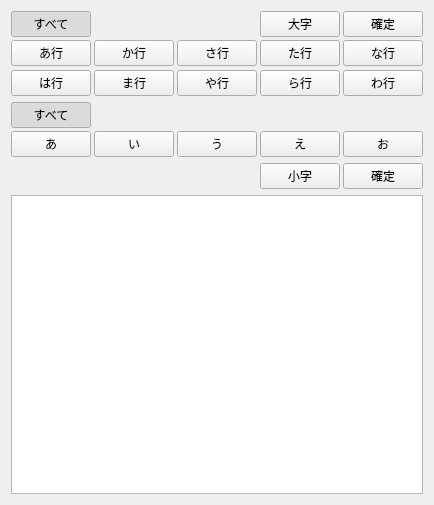
<?xml version="1.0" encoding="UTF-8"?>
<ui version="4.0">
 <class>SelectAzaDialogBase</class>
 <widget class="QDialog" name="SelectAzaDialogBase">
  <property name="geometry">
   <rect>
    <x>0</x>
    <y>0</y>
    <width>421</width>
    <height>505</height>
   </rect>
  </property>
  <property name="windowTitle">
   <string>所在検索</string>
  </property>
  <layout class="QVBoxLayout" name="verticalLayout" stretch="0,0,0,0">
   <item>
    <widget class="QFrame" name="frame_gyo">
     <layout class="QHBoxLayout" name="horizontalLayout_2">
      <property name="spacing">
       <number>3</number>
      </property>
      <property name="leftMargin">
       <number>0</number>
      </property>
      <property name="topMargin">
       <number>0</number>
      </property>
      <property name="rightMargin">
       <number>0</number>
      </property>
      <property name="bottomMargin">
       <number>0</number>
      </property>
      <item>
       <layout class="QVBoxLayout" name="verticalLayout_2">
        <item>
         <layout class="QHBoxLayout" name="horizontalLayout_4">
          <item>
           <widget class="QPushButton" name="button_gyo_all">
            <property name="text">
             <string>すべて</string>
            </property>
            <property name="checkable">
             <bool>true</bool>
            </property>
            <property name="checked">
             <bool>true</bool>
            </property>
            <property name="autoRepeat">
             <bool>false</bool>
            </property>
            <property name="autoExclusive">
             <bool>true</bool>
            </property>
            <property name="autoDefault">
             <bool>false</bool>
            </property>
           </widget>
          </item>
          <item>
           <spacer name="horizontalSpacer_3">
            <property name="orientation">
             <enum>Qt::Horizontal</enum>
            </property>
            <property name="sizeHint" stdset="0">
             <size>
              <width>40</width>
              <height>20</height>
             </size>
            </property>
           </spacer>
          </item>
          <item>
           <widget class="QPushButton" name="button_back">
            <property name="text">
             <string>大字</string>
            </property>
            <property name="autoDefault">
             <bool>false</bool>
            </property>
            <property name="default">
             <bool>false</bool>
            </property>
           </widget>
          </item>
          <item>
           <widget class="QPushButton" name="button_confirm">
            <property name="sizePolicy">
             <sizepolicy hsizetype="Minimum" vsizetype="Preferred">
              <horstretch>0</horstretch>
              <verstretch>0</verstretch>
             </sizepolicy>
            </property>
            <property name="text">
             <string>確定</string>
            </property>
            <property name="autoDefault">
             <bool>false</bool>
            </property>
            <property name="default">
             <bool>false</bool>
            </property>
           </widget>
          </item>
         </layout>
        </item>
        <item>
         <layout class="QHBoxLayout" name="horizontalLayout_5">
          <item>
           <widget class="QPushButton" name="button_gyo_a">
            <property name="font">
             <font>
              <pointsize>9</pointsize>
             </font>
            </property>
            <property name="text">
             <string>あ行</string>
            </property>
            <property name="iconSize">
             <size>
              <width>16</width>
              <height>16</height>
             </size>
            </property>
            <property name="checkable">
             <bool>true</bool>
            </property>
            <property name="checked">
             <bool>false</bool>
            </property>
            <property name="autoExclusive">
             <bool>true</bool>
            </property>
            <property name="autoDefault">
             <bool>false</bool>
            </property>
            <property name="default">
             <bool>false</bool>
            </property>
           </widget>
          </item>
          <item>
           <widget class="QPushButton" name="button_gyo_ka">
            <property name="text">
             <string>か行</string>
            </property>
            <property name="checkable">
             <bool>true</bool>
            </property>
            <property name="autoExclusive">
             <bool>true</bool>
            </property>
            <property name="autoDefault">
             <bool>false</bool>
            </property>
            <property name="default">
             <bool>false</bool>
            </property>
           </widget>
          </item>
          <item>
           <widget class="QPushButton" name="button_gyo_sa">
            <property name="text">
             <string>さ行</string>
            </property>
            <property name="checkable">
             <bool>true</bool>
            </property>
            <property name="autoExclusive">
             <bool>true</bool>
            </property>
            <property name="autoDefault">
             <bool>false</bool>
            </property>
            <property name="default">
             <bool>false</bool>
            </property>
           </widget>
          </item>
          <item>
           <widget class="QPushButton" name="button_gyo_ta">
            <property name="text">
             <string>た行</string>
            </property>
            <property name="checkable">
             <bool>true</bool>
            </property>
            <property name="autoExclusive">
             <bool>true</bool>
            </property>
            <property name="autoDefault">
             <bool>false</bool>
            </property>
            <property name="default">
             <bool>false</bool>
            </property>
           </widget>
          </item>
          <item>
           <widget class="QPushButton" name="button_gyo_na">
            <property name="text">
             <string>な行</string>
            </property>
            <property name="checkable">
             <bool>true</bool>
            </property>
            <property name="autoExclusive">
             <bool>true</bool>
            </property>
            <property name="autoDefault">
             <bool>false</bool>
            </property>
            <property name="default">
             <bool>false</bool>
            </property>
           </widget>
          </item>
         </layout>
        </item>
        <item>
         <layout class="QHBoxLayout" name="horizontalLayout_6">
          <property name="topMargin">
           <number>1</number>
          </property>
          <item>
           <widget class="QPushButton" name="button_gyo_ha">
            <property name="text">
             <string>は行</string>
            </property>
            <property name="checkable">
             <bool>true</bool>
            </property>
            <property name="autoExclusive">
             <bool>true</bool>
            </property>
            <property name="autoDefault">
             <bool>false</bool>
            </property>
            <property name="default">
             <bool>false</bool>
            </property>
           </widget>
          </item>
          <item>
           <widget class="QPushButton" name="button_gyo_ma">
            <property name="text">
             <string>ま行</string>
            </property>
            <property name="checkable">
             <bool>true</bool>
            </property>
            <property name="autoExclusive">
             <bool>true</bool>
            </property>
            <property name="autoDefault">
             <bool>false</bool>
            </property>
            <property name="default">
             <bool>false</bool>
            </property>
           </widget>
          </item>
          <item>
           <widget class="QPushButton" name="button_gyo_ya">
            <property name="text">
             <string>や行</string>
            </property>
            <property name="checkable">
             <bool>true</bool>
            </property>
            <property name="autoExclusive">
             <bool>true</bool>
            </property>
            <property name="autoDefault">
             <bool>false</bool>
            </property>
            <property name="default">
             <bool>false</bool>
            </property>
           </widget>
          </item>
          <item>
           <widget class="QPushButton" name="button_gyo_ra">
            <property name="text">
             <string>ら行</string>
            </property>
            <property name="checkable">
             <bool>true</bool>
            </property>
            <property name="autoExclusive">
             <bool>true</bool>
            </property>
            <property name="autoDefault">
             <bool>false</bool>
            </property>
            <property name="default">
             <bool>false</bool>
            </property>
           </widget>
          </item>
          <item>
           <widget class="QPushButton" name="button_gyo_wa">
            <property name="text">
             <string>わ行</string>
            </property>
            <property name="checkable">
             <bool>true</bool>
            </property>
            <property name="autoExclusive">
             <bool>true</bool>
            </property>
            <property name="autoDefault">
             <bool>false</bool>
            </property>
            <property name="default">
             <bool>false</bool>
            </property>
           </widget>
          </item>
         </layout>
        </item>
       </layout>
      </item>
     </layout>
    </widget>
   </item>
   <item>
    <widget class="QFrame" name="frame_dan">
     <layout class="QHBoxLayout" name="horizontalLayout_3">
      <property name="spacing">
       <number>3</number>
      </property>
      <property name="leftMargin">
       <number>0</number>
      </property>
      <property name="topMargin">
       <number>0</number>
      </property>
      <property name="rightMargin">
       <number>0</number>
      </property>
      <property name="bottomMargin">
       <number>0</number>
      </property>
      <item>
       <layout class="QVBoxLayout" name="verticalLayout_3">
        <item>
         <layout class="QHBoxLayout" name="horizontalLayout_7">
          <item>
           <widget class="QPushButton" name="button_dan_all">
            <property name="text">
             <string>すべて</string>
            </property>
            <property name="checkable">
             <bool>true</bool>
            </property>
            <property name="checked">
             <bool>true</bool>
            </property>
            <property name="autoExclusive">
             <bool>true</bool>
            </property>
            <property name="autoDefault">
             <bool>false</bool>
            </property>
           </widget>
          </item>
          <item>
           <spacer name="horizontalSpacer">
            <property name="orientation">
             <enum>Qt::Horizontal</enum>
            </property>
            <property name="sizeHint" stdset="0">
             <size>
              <width>40</width>
              <height>20</height>
             </size>
            </property>
           </spacer>
          </item>
         </layout>
        </item>
        <item>
         <layout class="QHBoxLayout" name="horizontalLayout">
          <item>
           <widget class="QPushButton" name="button_dan_a">
            <property name="text">
             <string>あ</string>
            </property>
            <property name="checkable">
             <bool>true</bool>
            </property>
            <property name="autoExclusive">
             <bool>true</bool>
            </property>
            <property name="autoDefault">
             <bool>false</bool>
            </property>
            <property name="default">
             <bool>false</bool>
            </property>
           </widget>
          </item>
          <item>
           <widget class="QPushButton" name="button_dan_i">
            <property name="text">
             <string>い</string>
            </property>
            <property name="checkable">
             <bool>true</bool>
            </property>
            <property name="autoExclusive">
             <bool>true</bool>
            </property>
            <property name="autoDefault">
             <bool>false</bool>
            </property>
            <property name="default">
             <bool>false</bool>
            </property>
           </widget>
          </item>
          <item>
           <widget class="QPushButton" name="button_dan_u">
            <property name="text">
             <string>う</string>
            </property>
            <property name="checkable">
             <bool>true</bool>
            </property>
            <property name="autoExclusive">
             <bool>true</bool>
            </property>
            <property name="autoDefault">
             <bool>false</bool>
            </property>
            <property name="default">
             <bool>false</bool>
            </property>
           </widget>
          </item>
          <item>
           <widget class="QPushButton" name="button_dan_e">
            <property name="text">
             <string>え</string>
            </property>
            <property name="checkable">
             <bool>true</bool>
            </property>
            <property name="autoExclusive">
             <bool>true</bool>
            </property>
            <property name="autoDefault">
             <bool>false</bool>
            </property>
            <property name="default">
             <bool>false</bool>
            </property>
           </widget>
          </item>
          <item>
           <widget class="QPushButton" name="button_dan_o">
            <property name="text">
             <string>お</string>
            </property>
            <property name="checkable">
             <bool>true</bool>
            </property>
            <property name="autoExclusive">
             <bool>true</bool>
            </property>
            <property name="autoDefault">
             <bool>false</bool>
            </property>
            <property name="default">
             <bool>false</bool>
            </property>
           </widget>
          </item>
         </layout>
        </item>
       </layout>
      </item>
     </layout>
    </widget>
   </item>
   <item>
    <widget class="QFrame" name="frame_gaiku">
     <property name="frameShape">
      <enum>QFrame::NoFrame</enum>
     </property>
     <property name="frameShadow">
      <enum>QFrame::Plain</enum>
     </property>
     <layout class="QHBoxLayout" name="horizontalLayout_8">
      <property name="spacing">
       <number>3</number>
      </property>
      <property name="leftMargin">
       <number>0</number>
      </property>
      <property name="topMargin">
       <number>0</number>
      </property>
      <property name="rightMargin">
       <number>0</number>
      </property>
      <property name="bottomMargin">
       <number>0</number>
      </property>
      <item>
       <spacer name="horizontalSpacer_2">
        <property name="orientation">
         <enum>Qt::Horizontal</enum>
        </property>
        <property name="sizeHint" stdset="0">
         <size>
          <width>242</width>
          <height>20</height>
         </size>
        </property>
       </spacer>
      </item>
      <item>
       <widget class="QPushButton" name="button_back_gaiku">
        <property name="text">
         <string>小字</string>
        </property>
        <property name="autoDefault">
         <bool>false</bool>
        </property>
        <property name="default">
         <bool>false</bool>
        </property>
       </widget>
      </item>
      <item>
       <widget class="QPushButton" name="button_confirm_gaiku">
        <property name="sizePolicy">
         <sizepolicy hsizetype="Minimum" vsizetype="Preferred">
          <horstretch>0</horstretch>
          <verstretch>0</verstretch>
         </sizepolicy>
        </property>
        <property name="text">
         <string>確定</string>
        </property>
        <property name="autoDefault">
         <bool>false</bool>
        </property>
        <property name="default">
         <bool>false</bool>
        </property>
       </widget>
      </item>
     </layout>
    </widget>
   </item>
   <item>
    <widget class="QTableView" name="tableView">
     <property name="horizontalScrollBarPolicy">
      <enum>Qt::ScrollBarAlwaysOff</enum>
     </property>
    </widget>
   </item>
  </layout>
 </widget>
 <tabstops>
  <tabstop>tableView</tabstop>
  <tabstop>button_gyo_all</tabstop>
  <tabstop>button_back</tabstop>
  <tabstop>button_confirm</tabstop>
  <tabstop>button_gyo_a</tabstop>
  <tabstop>button_gyo_ka</tabstop>
  <tabstop>button_gyo_sa</tabstop>
  <tabstop>button_gyo_ta</tabstop>
  <tabstop>button_gyo_na</tabstop>
  <tabstop>button_gyo_ha</tabstop>
  <tabstop>button_gyo_ma</tabstop>
  <tabstop>button_gyo_ya</tabstop>
  <tabstop>button_gyo_ra</tabstop>
  <tabstop>button_gyo_wa</tabstop>
  <tabstop>button_dan_all</tabstop>
  <tabstop>button_dan_a</tabstop>
  <tabstop>button_dan_i</tabstop>
  <tabstop>button_dan_u</tabstop>
  <tabstop>button_dan_e</tabstop>
  <tabstop>button_dan_o</tabstop>
  <tabstop>button_back_gaiku</tabstop>
  <tabstop>button_confirm_gaiku</tabstop>
 </tabstops>
 <resources/>
 <connections>
  <connection>
   <sender>button_gyo_all</sender>
   <signal>clicked()</signal>
   <receiver>frame_dan</receiver>
   <slot>hide()</slot>
   <hints>
    <hint type="sourcelabel">
     <x>59</x>
     <y>58</y>
    </hint>
    <hint type="destinationlabel">
     <x>497</x>
     <y>90</y>
    </hint>
   </hints>
  </connection>
 </connections>
</ui>
